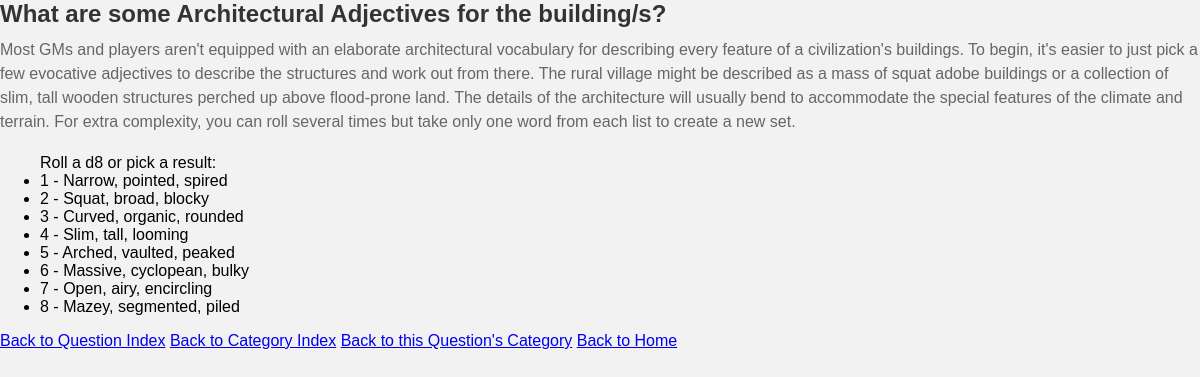
Page /oracles/1/ on the committed database.
### oracles/models.py (models this page shows, shortened)
class OracleQuestion(models.Model):
    question_text = models.CharField(max_length=200)
    category = models.CharField(max_length=200, default='General')
    description = models.TextField(blank=True)
    die = models.CharField(max_length=6, default='d20')

class OracleAnswer(models.Model):
    oracle = models.ForeignKey(OracleQuestion, on_delete=models.CASCADE, related_name='choices')
    choice_text = models.CharField(max_length=200)
    roll_value = models.IntegerField(default=0)

### oracles/views.py (the view)
# urls.py: path('<int:question_id>/', views.detail, name='detail'),
def detail(request, question_id):
    question = OracleQuestion.objects.get(pk=question_id)
    return render(request, 'oracles/detail.html', {'question': question})

### oracles/templates/oracles/detail.html
{% load static %}
<link rel="stylesheet" href="{% static 'simpleGMe/css/styles.css' %}">
<h1>{{ question.question_text }}</h1>
<p>{{ question.description }}</p>
<ul>Roll a {{ question.die }} or pick a result:
{% for choice in question.choices.all %}
<li>{{ choice.roll_value }} - {{ choice.choice_text }}</li>
{% endfor %}
</ul>
<a href="{% url 'oracles:index' %}">Back to Question Index</a>
<a href="{% url 'oracles:indexCategory' %}">Back to Category Index</a>
<a href="{% url 'oracles:category' question.category %}">Back to this Question's Category</a>
<a href="/">Back to Home</a>

### simpleGMe/static/simpleGMe/css/styles.css (style rules this page uses)
body, h1, p { margin: 0; padding: 0; }
h1 { font-size: 24px; font-weight: bold; color: #333; margin-bottom: 10px; }
p { font-size: 16px; color: #666; line-height: 1.5; margin-bottom: 20px; }

### rows in the picture
OracleQuestion: question_text "What are some Architectural Adjectives for the building/s?", description "Most GMs and players aren't equipped with an elaborate architectural vocabulary for describing every feature of a civilization's buildings. To begin, it's easier to just pick a few evocative adjectives to describe the structures and work out from there. The rural village might be described as a mass of squat adobe buildings or a collection of slim, tall wooden structures perched up above flood-prone land. The details of the architecture will usually bend to accommodate the special features of the climate and terrain. For extra complexity, you can roll several times but take only one word from each list to create a new set.", die "d8"
OracleAnswer: roll_value "1", choice_text "Narrow, pointed, spired"
OracleAnswer: roll_value "2", choice_text "Squat, broad, blocky"
OracleAnswer: roll_value "3", choice_text "Curved, organic, rounded"
OracleAnswer: roll_value "4", choice_text "Slim, tall, looming"
OracleAnswer: roll_value "5", choice_text "Arched, vaulted, peaked"
OracleAnswer: roll_value "6", choice_text "Massive, cyclopean, bulky"
OracleAnswer: roll_value "7", choice_text "Open, airy, encircling"
OracleAnswer: roll_value "8", choice_text "Mazey, segmented, piled"
